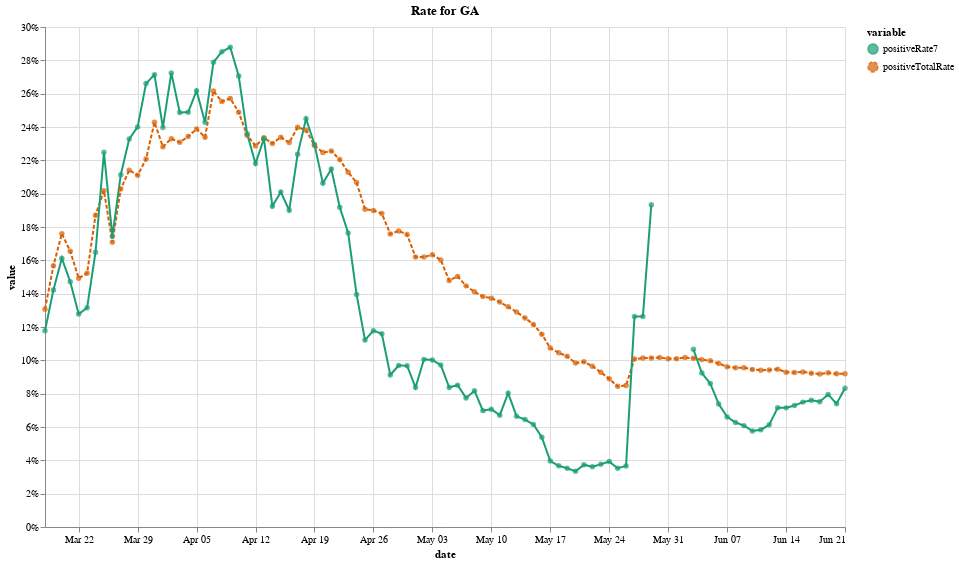

Notebook code for this chart:
### Code cell
state_rate('GA')

### Figure 1 — Vega-Lite specification as saved in the notebook (floating-point values rounded to 4 significant figures; data arrays with more than 128 entries replaced by an {"elided": "..."} marker saying what was removed)
{"config": {"view": {"continuousWidth": 400, "continuousHeight": 300}}, "layer": [{"mark": "line", "encoding": {"color": {"type": "ordinal", "field": "variable", "scale": {"scheme": "dark2"}}, "strokeDash": {"type": "nominal", "field": "variable"}, "x": {"type": "temporal", "field": "date", "title": "date"}, "y": {"type": "quantitative", "axis": {"format": "%"}, "field": "value"}}, "height": 500, "title": "Rate for GA", "width": 800}, {"mark": "circle", "encoding": {"color": {"type": "ordinal", "field": "variable", "scale": {"scheme": "dark2"}}, "tooltip": [{"type": "temporal", "field": "date"}, {"type": "quantitative", "field": "value", "format": ".2%"}, {"type": "nominal", "field": "variable"}], "x": {"type": "temporal", "field": "date", "title": "date"}, "y": {"type": "quantitative", "axis": {"format": "%"}, "field": "value"}}, "height": 500, "title": "Positive Test Rates for GA", "width": 800}], "data": {"name": "data-fee28f486aad110a710cde87bf709562"}, "$schema": "https://vega.github.io/schema/vega-lite/v4.8.1.json", "datasets": {"data-fee28f486aad110a710cde87bf709562": {"elided": "192 records"}}}
